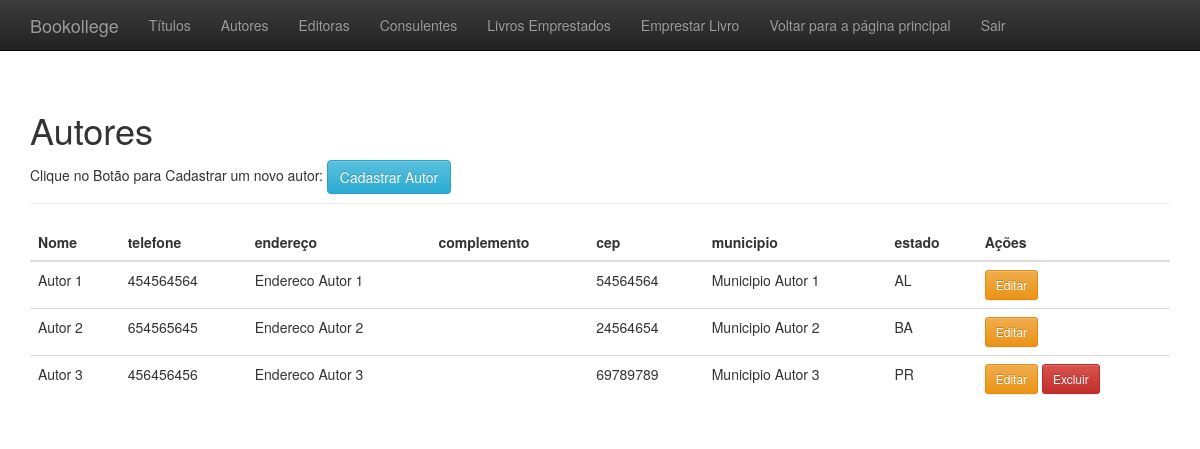
The app's page /autor.php (signed in) with its own data.
### tables this page shows
CREATE TABLE IF NOT EXISTS `autores` (
  `cod_autor` int(11) NOT NULL AUTO_INCREMENT,
  `nome_autor` varchar(200) NOT NULL,
  `telefone_autor` int(9) NOT NULL,
  `endereco_autor` varchar(200) NOT NULL,
  `complemento_autor` varchar(200),
  `cep_autor` int(8) NOT NULL,
  `municipio_autor` varchar(200) NOT NULL,
  `estado_autor` varchar(2) NOT NULL,
  PRIMARY KEY (`cod_autor`)
);

### autor.php (the view, shortened to what this page needs)
<?php
	include_once("conexao.php");
	$consulta = "SELECT * FROM autores ";
	$con = $conn -> query ($consulta) or die ($conn);
?>
<!DOCTYPE html>
<html lang="pt-br">
  <head>
	<link href="css/bootstrap.min.css" rel="stylesheet">
    <link href="css/bootstrap-theme.min.css" rel="stylesheet">
    <link href="css/theme.css" rel="stylesheet">
  </head>
  <body role="document">
<nav class="navbar navbar-inverse navbar-fixed-top">
  <div class="container">
	<div class="navbar-header">
	  <a class="navbar-brand" href="area_bibliotecario.php">Bookollege</a>
	</div>
	<div id="navbar" class="navbar-collapse collapse">
	  <ul class="nav navbar-nav">
		<li><a href='titulo.php'> Títulos</a></li>
		<li><a href='autor.php'> Autores</a></li>
		<li><a href='editora.php'> Editoras</a></li>
		<li><a href='consulente.php'> Consulentes</a></li>
		<li><a href='livros_emprestados.php'> Livros Emprestados</a></li>
		<li><a href='emprestar_livro.php'> Emprestar Livro</a></li>
		<li><a href="home.php">Voltar para a página principal</a></li>
		<li><a href="sair.php">Sair</a></li>
	  </ul>
	</div>
  </div>
</nav>
    <div class="container theme-showcase" role="main">
      <div class="page-header">
        <h1>Autores</h1>
		Clique no Botão para Cadastrar um novo autor: <a href="cadastrar_autor.php"> <button type="button" class="btn ttn-sm btn-info" >Cadastrar Autor</button></a>
		</div>
      <div class="row">
        <div class="col-md-12">
          <table class="table">
            <thead>
              <tr>
                <th>Nome</th>
                <th>telefone</th>
				<th>endereço</th>
				<th>complemento</th>
				<th>cep</th>
				<th>municipio</th>
				<th>estado</th>
				<th>Ações</th>
              </tr>
            </thead>
            <tbody>
				<?php
			    while($linhas = $con-> fetch_array()){
					echo "<tr>";
						echo "<td>".$linhas['nome_autor']."</td>";
						echo "<td>".$linhas['telefone_autor']."</td>";
						echo "<td>".$linhas['endereco_autor']."</td>";
						echo "<td>".$linhas['complemento_autor']."</td>";
						echo "<td>".$linhas['cep_autor']."</td>";
						echo "<td>".$linhas['municipio_autor']."</td>";
						echo "<td>".$linhas['estado_autor']."</td>";
						?>
						<td>
						<a href='btn_editar_autor.php?id=<?php echo $linhas['cod_autor']; ?>'><button type='button' class='btn btn-sm btn-warning'>Editar</button></a>
				<?php
						$cod_autor = $linhas['cod_autor'];
						$result_usuario = "SELECT * FROM titulos_autores WHERE cod_autor = '$cod_autor' LIMIT 1";
						$resultado_usuario = mysqli_query($conn, $result_usuario);
						$resultado = mysqli_fetch_assoc($resultado_usuario);
						if(!isset($resultado)){
						?>	<a href='btn_excluir_autor.php?id=<?php echo $linhas['cod_autor']; ?>'><button type='button' class='btn btn-sm btn-danger'>Excluir</button></a>
						<?php
						}
					echo "</tr>";
				}
			?>
            </tbody>
          </table>
        </div>
		</div>
	</div>
  </body>
</html>

### css/theme.css (style rules this page uses)
body { padding-top: 70px; padding-bottom: 30px; }

### records on screen
autores: nome_autor "Autor 1", telefone_autor "454564564", endereco_autor "Endereco Autor 1", cep_autor "54564564", municipio_autor "Municipio Autor 1", estado_autor "AL"
autores: nome_autor "Autor 2", telefone_autor "654565645", endereco_autor "Endereco Autor 2", cep_autor "24564654", municipio_autor "Municipio Autor 2", estado_autor "BA"
autores: nome_autor "Autor 3", telefone_autor "456456456", endereco_autor "Endereco Autor 3", cep_autor "69789789", municipio_autor "Municipio Autor 3", estado_autor "PR"
